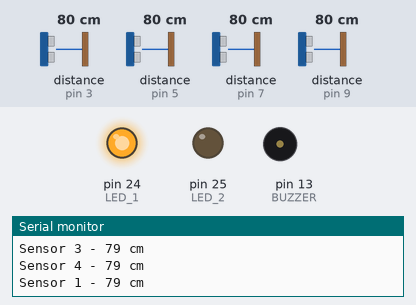
Recording of a sketch running on a simulated Arduino Mega 2560, built with avr-gcc and run on an emulated ATmega2560. Shown: output pins drawn as LEDs (lit = HIGH), buzzer (waves = sounding, pin HIGH), the last lines printed to the serial monitor. Wiring (inferred from the names in the program): 4 × ultrasonic range finder: trigger pin 2, echo pin 3 / trigger pin 4, echo pin 5 / trigger pin 6, echo pin 7 / trigger pin 8, echo pin 9. The inputs (shaded band) are chosen by the test bench; at power-on: distance to the obstacle (sensors on pin 3, pin 5, pin 7, pin 9) 80 cm. The echo pulse lasts 58.3 µs per cm; pins used as bus, display or sensor lines are not drawn.

Above: at 1.2 s.
1.3 s: distance to the obstacle (sensor on pin 3) set to 2 cm
4.3 s: distance to the obstacle (sensor on pin 5) set to 58 cm
7.3 s: distance to the obstacle (sensor on pin 5) set to 50 cm
At 7.7 s:
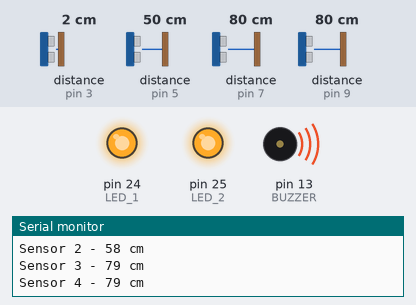
At 8.8 s:
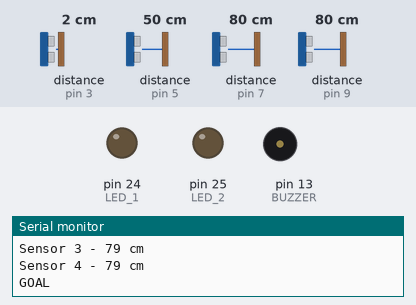
Timing chart, 0 to 10.3 s (numbered marks = the images above; inputs shaded):
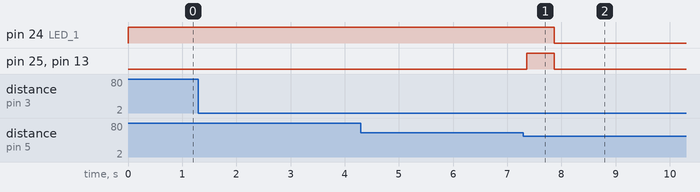

The sketch:

4Ultrasonic_FINAL.ino
```cpp
/*unsigned int trigPin1 = 40;
unsigned int echoPin1 = 41;

unsigned int trigPin2 = 42;
unsigned int echoPin2 = 43;

unsigned int trigPin3 = 44;
unsigned int echoPin3 = 45;

unsigned int trigPin4 = 46;
unsigned int echoPin4 = 47;

*/

unsigned int trigPin1 = 2;
unsigned int echoPin1 = 3;

unsigned int trigPin2 = 4;
unsigned int echoPin2 = 5;

unsigned int trigPin3 = 6;
unsigned int echoPin3 = 7;

unsigned int trigPin4 = 8;
unsigned int echoPin4 = 9;

int LED_1 = 24;
int LED_2 = 25;
int BUZZER = 13;

const int num_sensor = 4;

long duration, distance;
int arg_sensor;
unsigned int distance_array[num_sensor];
unsigned int pinArray[num_sensor] = {trigPin1, trigPin2, trigPin3, trigPin4};
unsigned int echoPinArray[num_sensor] = {echoPin1, echoPin2, echoPin3, echoPin4};
bool goalArray[num_sensor];
int maxDist = 56;


void goal_scored() {
    digitalWrite(LED_2, HIGH);
    digitalWrite(BUZZER, HIGH);
    delay(500);
    digitalWrite(LED_2, LOW);
    digitalWrite(BUZZER, LOW);
    Serial.println ("GOAL");
    Serial.println();
    Serial.println();
    digitalWrite(LED_1, LOW);
    delay(10000);
    digitalWrite(LED_1, HIGH);

}
int sensor_trigger( int arg_sensor ) {
    digitalWrite(pinArray[arg_sensor], LOW);
    delayMicroseconds(2);
    digitalWrite(pinArray[arg_sensor], HIGH);
    delayMicroseconds(10);
    digitalWrite(pinArray[arg_sensor], LOW);
    duration = pulseIn(echoPinArray[arg_sensor], HIGH);
    distance = (duration/2) / 29.1;
    if (distance >= 500 /*|| distance <= 0*/) {
      Serial.println(" OUT OF RANGE ");
    }
    else {
      Serial.print("Sensor ");
      Serial.print(arg_sensor+1);
      Serial.print(" - ");
      Serial.print(distance_array[arg_sensor]);
      Serial.println(" cm ");
    }
    return distance;
}

void setup() {
  Serial.begin (9600);
  pinMode(LED_1, OUTPUT);
  pinMode(LED_2, OUTPUT);
  pinMode(BUZZER, OUTPUT);
  pinMode(trigPin1, OUTPUT);
  pinMode(echoPin1, INPUT);
  pinMode(trigPin2, OUTPUT);
  pinMode(echoPin2, INPUT);
  pinMode(trigPin3, OUTPUT);
  pinMode(echoPin3, INPUT);
  pinMode(trigPin4, OUTPUT);
  pinMode(echoPin4, INPUT);

}


void loop() {
  int i, j, k;
  int counter = 0;
  digitalWrite(LED_1, HIGH);
  for (k = 0; k <= (num_sensor-1); k++) {
    goalArray[k] = 0;
  }
  for (i = 0; i <= (num_sensor-1); i++) {
    distance_array[i] = sensor_trigger(i);
    if (distance < (maxDist - 3)) {
      counter ++ ;
      goalArray[i] = 1;
     }
   }
   if (counter == 2) {
    for (j = 0; j <= (num_sensor-1); j++) {
      if (goalArray[j] == 1) {
        if (goalArray[j+1] == 1) {
          goal_scored();
          break;
        }
        else {
          break;
        }
      }
     }
   }
  counter = 0;

}
```

Measured:
- the behaviour switches between 53 and 52 cm on distance to the obstacle (sensor on pin 5) (found by bisection; images 0 and 1)
- after the input at 7.3 s, pin 24 (LED_1): HIGH → LOW after 0.56 s; pin 25 (LED_2), pin 13 (BUZZER): LOW → HIGH after 0.06 s, → LOW 0.50 s later
